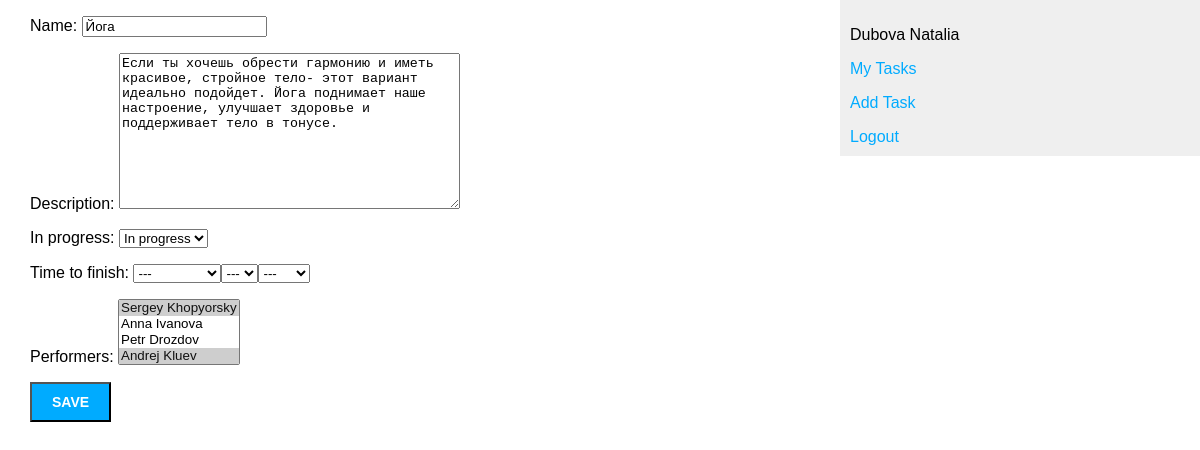
Page /task/joga/update/ (signed in) on the committed database.
### tasks/models.py (models this page shows, shortened)
class Task(models.Model):
    class Status(models.TextChoices):
        IN_PROGRESS = 'PROG', 'In progress'
        IDLE = 'IDLE', 'Idle'
    name = models.CharField(max_length=100)
    detailed_descr = models.TextField(null=True, blank=True, verbose_name='description')
    slug = models.SlugField(max_length=100, unique_for_date='time_created')
    in_progress = models.CharField(max_length=4,
                                   choices=Status.choices,
                                   default=Status.IN_PROGRESS)
    created_by = models.ForeignKey(get_user_model(),
                                   on_delete=models.CASCADE,
                                   related_name='created_tasks',
                                   related_query_name='created_task',
                                   null=True)
    time_created = models.DateTimeField(auto_now_add=True)
    time_updated = models.DateTimeField(auto_now=True)
    time_to_finish = models.DateTimeField(null=True, blank=True)
    performers = models.ManyToManyField(get_user_model(),
                                        related_name='tasks',
                                        related_query_name='task')
    tags = TaggableManager(blank=True, related_name='tasks')
    objects = models.Manager()
    class Meta:
        ordering = ['-time_created']
        indexes = [
            models.Index(fields=['slug', 'time_created'])
        ]

### tasks/views.py (the view)
# urls.py: path('<slug:task_slug>/update/', UpdateTaskView.as_view(), name='update'),
class UpdateTaskView(LoginRequiredMixin, UpdateView):
    model = Task
    slug_url_kwarg = 'task_slug'
    template_name = 'tasks/update_task.html'
    form_class = TaskForm
    def get_form_kwargs(self):
        kwargs = super().get_form_kwargs()
        kwargs['update'] = True
        return kwargs

### tasks/forms.py
class TaskForm(forms.ModelForm):
    current_year = date.today().year
    time_to_finish = forms.DateTimeField(widget=forms.SelectDateWidget(
        years=(range(current_year, current_year + 5))),
        required=False)
    performers = forms.ModelMultipleChoiceField(required=False, label='Assistants', queryset=None)
    class Meta:
        model = Task
        fields = [
            'name',
            'detailed_descr',
            'in_progress',
            'time_to_finish',
            'performers',
            'tags'
        ]
    def __init__(self, *args, **kwargs):
        user = kwargs.pop('user') if 'user' in kwargs else None
        update = kwargs.pop('update') if 'update' in kwargs else None
        super(TaskForm, self).__init__(*args, **kwargs)
        if user:
            self.fields['performers'].queryset = get_user_model().objects.exclude(pk=user.pk)
        else:
            self.fields['performers'].queryset = get_user_model().objects.all()
        self.fields['performers'].label_from_instance = lambda obj: f"{obj.first_name} {obj.last_name}"
        if update:
            self.fields['performers'].label = 'Performers'

### templates/tasks/update_task.html (shortened to what this page needs)
{% extends 'base.html' %}
{%  block content %}
    <form method="post">
        {{ form.as_p }}
        <input type="submit" value="Save">
    </form>
{%  endblock content %}

### templates/base.html (shortened to what this page needs)
{%  load static %}
<!DOCTYPE html>
<html>
<head>
    <link href="{% static 'css/tasks.css' %}" rel="stylesheet">
</head>
<body>
    <div id="content">
    {% block content %}
    {% endblock content %}
    </div>
    <div id="sidebar">
        {% if user.is_authenticated %}
            <p>{{ user.last_name }} {{ user.first_name }}</p>
            <p><a href="{% url 'tasks:tasks' %}">My Tasks</a></p>
            <p><a href="{% url 'tasks:add_task' %}">Add Task</a></p>
            <form method="post" action="{%  url 'users:logout' %}">
                <a href="#" onclick="parentNode.submit();">Logout</a>
            </form>
        {% else %}
            <p>
            You should <a href="{% url 'users:login' %}">log in</a> or
            <a href="{%  url 'users:signup' %}">sign up</a>.
            </p>
        {% endif %}
    </div>
</body>
</html>

### static/css/tasks.css (style rules this page uses)
body { margin: 0; padding: 0; font-family: helvetica, sans-serif; }
a { color: #00abff; text-decoration: none; }
#content { float: left; width: 60%; padding: 0 0 0 30px; }
#sidebar { float: right; width: 30%; padding: 10px; background: #efefef; height: 100%; }
input[type=submit] { font-weight: bold; background: #00abff; color: #fff; padding: 10px 20px; font-size: 14px; text-transform: uppercase; }
* { box-sizing: border-box; }

### rows in the picture
Task: name "Йога", detailed_descr "Если ты хочешь обрести гармонию и иметь красивое, стройное тело- этот вариант идеально подойдет. Йога поднимает наше настроение, улучшает здоровье и поддерживает тело в тонусе.", in_progress "In progress"

### other values in the picture
{{ user.last_name }} "Dubova"
{{ user.first_name }} "Natalia"
